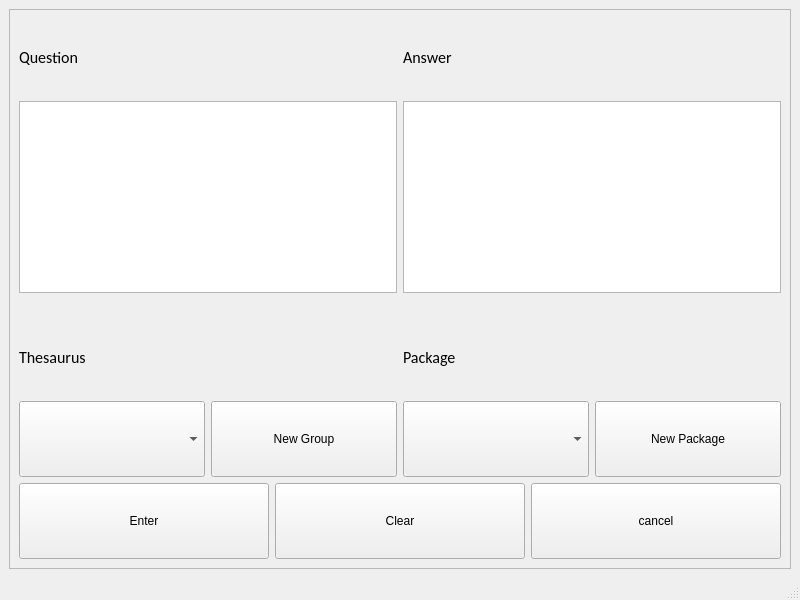
<?xml version="1.0" encoding="UTF-8"?>
<ui version="4.0">
 <class>MainWindow</class>
 <widget class="QMainWindow" name="MainWindow">
  <property name="geometry">
   <rect>
    <x>0</x>
    <y>0</y>
    <width>800</width>
    <height>600</height>
   </rect>
  </property>
  <property name="windowTitle">
   <string>MainWindow</string>
  </property>
  <widget class="QWidget" name="centralwidget">
   <layout class="QVBoxLayout" name="verticalLayout">
    <item>
     <widget class="QScrollArea" name="scrollArea">
      <property name="widgetResizable">
       <bool>true</bool>
      </property>
      <widget class="QWidget" name="scrollAreaWidgetContents_3">
       <property name="geometry">
        <rect>
         <x>0</x>
         <y>0</y>
         <width>2396</width>
         <height>1615</height>
        </rect>
       </property>
       <property name="sizePolicy">
        <sizepolicy hsizetype="Expanding" vsizetype="Expanding">
         <horstretch>0</horstretch>
         <verstretch>0</verstretch>
        </sizepolicy>
       </property>
       <layout class="QVBoxLayout" name="verticalLayout_3">
        <item>
         <layout class="QHBoxLayout" name="horizontalLayout">
          <item>
           <widget class="QLabel" name="qestionLabel">
            <property name="sizePolicy">
             <sizepolicy hsizetype="Expanding" vsizetype="Expanding">
              <horstretch>0</horstretch>
              <verstretch>0</verstretch>
             </sizepolicy>
            </property>
            <property name="font">
             <font>
              <family>Calibri</family>
              <pointsize>12</pointsize>
             </font>
            </property>
            <property name="text">
             <string>Question</string>
            </property>
           </widget>
          </item>
          <item>
           <widget class="QLabel" name="AnswerLabel">
            <property name="sizePolicy">
             <sizepolicy hsizetype="Expanding" vsizetype="Expanding">
              <horstretch>0</horstretch>
              <verstretch>0</verstretch>
             </sizepolicy>
            </property>
            <property name="font">
             <font>
              <family>Calibri</family>
              <pointsize>12</pointsize>
             </font>
            </property>
            <property name="text">
             <string>Answer</string>
            </property>
           </widget>
          </item>
         </layout>
        </item>
        <item>
         <layout class="QHBoxLayout" name="horizontalLayout_2">
          <item>
           <widget class="QTextEdit" name="questionText"/>
          </item>
          <item>
           <widget class="QTextEdit" name="answerText"/>
          </item>
         </layout>
        </item>
        <item>
         <layout class="QHBoxLayout" name="horizontalLayout_3">
          <item>
           <widget class="QLabel" name="qPicture_2">
            <property name="sizePolicy">
             <sizepolicy hsizetype="Preferred" vsizetype="Preferred">
              <horstretch>0</horstretch>
              <verstretch>0</verstretch>
             </sizepolicy>
            </property>
            <property name="text">
             <string/>
            </property>
            <property name="pixmap">
             <pixmap>Images/olaf1.jpg</pixmap>
            </property>
            <property name="alignment">
             <set>Qt::AlignCenter</set>
            </property>
           </widget>
          </item>
          <item>
           <widget class="QLabel" name="aPicture_2">
            <property name="sizePolicy">
             <sizepolicy hsizetype="Preferred" vsizetype="Preferred">
              <horstretch>0</horstretch>
              <verstretch>0</verstretch>
             </sizepolicy>
            </property>
            <property name="text">
             <string/>
            </property>
            <property name="pixmap">
             <pixmap>Images/olaf2.jpg</pixmap>
            </property>
            <property name="alignment">
             <set>Qt::AlignCenter</set>
            </property>
           </widget>
          </item>
         </layout>
        </item>
        <item>
         <layout class="QHBoxLayout" name="horizontalLayout_4">
          <item>
           <widget class="QLabel" name="label_6">
            <property name="sizePolicy">
             <sizepolicy hsizetype="Expanding" vsizetype="Expanding">
              <horstretch>0</horstretch>
              <verstretch>0</verstretch>
             </sizepolicy>
            </property>
            <property name="font">
             <font>
              <family>Calibri</family>
              <pointsize>12</pointsize>
             </font>
            </property>
            <property name="text">
             <string>Thesaurus</string>
            </property>
           </widget>
          </item>
          <item>
           <widget class="QLabel" name="label_8">
            <property name="sizePolicy">
             <sizepolicy hsizetype="Expanding" vsizetype="Expanding">
              <horstretch>0</horstretch>
              <verstretch>0</verstretch>
             </sizepolicy>
            </property>
            <property name="font">
             <font>
              <family>Calibri</family>
              <pointsize>12</pointsize>
             </font>
            </property>
            <property name="text">
             <string>Package</string>
            </property>
           </widget>
          </item>
         </layout>
        </item>
        <item>
         <layout class="QHBoxLayout" name="horizontalLayout_6">
          <item>
           <widget class="QComboBox" name="thesaurus">
            <property name="sizePolicy">
             <sizepolicy hsizetype="Expanding" vsizetype="Expanding">
              <horstretch>0</horstretch>
              <verstretch>0</verstretch>
             </sizepolicy>
            </property>
           </widget>
          </item>
          <item>
           <widget class="QPushButton" name="newGroup">
            <property name="sizePolicy">
             <sizepolicy hsizetype="Expanding" vsizetype="Expanding">
              <horstretch>0</horstretch>
              <verstretch>0</verstretch>
             </sizepolicy>
            </property>
            <property name="text">
             <string>New Group</string>
            </property>
           </widget>
          </item>
          <item>
           <widget class="QComboBox" name="packages">
            <property name="sizePolicy">
             <sizepolicy hsizetype="Expanding" vsizetype="Expanding">
              <horstretch>0</horstretch>
              <verstretch>0</verstretch>
             </sizepolicy>
            </property>
           </widget>
          </item>
          <item>
           <widget class="QPushButton" name="newPackage">
            <property name="sizePolicy">
             <sizepolicy hsizetype="Expanding" vsizetype="Expanding">
              <horstretch>0</horstretch>
              <verstretch>0</verstretch>
             </sizepolicy>
            </property>
            <property name="text">
             <string>New Package</string>
            </property>
           </widget>
          </item>
         </layout>
        </item>
        <item>
         <layout class="QHBoxLayout" name="horizontalLayout_7">
          <item>
           <widget class="QPushButton" name="enter_2">
            <property name="sizePolicy">
             <sizepolicy hsizetype="Expanding" vsizetype="Expanding">
              <horstretch>0</horstretch>
              <verstretch>0</verstretch>
             </sizepolicy>
            </property>
            <property name="text">
             <string>Enter</string>
            </property>
           </widget>
          </item>
          <item>
           <widget class="QPushButton" name="clear">
            <property name="sizePolicy">
             <sizepolicy hsizetype="Expanding" vsizetype="Expanding">
              <horstretch>0</horstretch>
              <verstretch>0</verstretch>
             </sizepolicy>
            </property>
            <property name="text">
             <string>Clear</string>
            </property>
           </widget>
          </item>
          <item>
           <widget class="QPushButton" name="pushButton_7">
            <property name="sizePolicy">
             <sizepolicy hsizetype="Expanding" vsizetype="Expanding">
              <horstretch>0</horstretch>
              <verstretch>0</verstretch>
             </sizepolicy>
            </property>
            <property name="text">
             <string>cancel</string>
            </property>
           </widget>
          </item>
         </layout>
        </item>
       </layout>
      </widget>
     </widget>
    </item>
   </layout>
  </widget>
  <widget class="QMenuBar" name="menubar">
   <property name="geometry">
    <rect>
     <x>0</x>
     <y>0</y>
     <width>800</width>
     <height>21</height>
    </rect>
   </property>
  </widget>
  <widget class="QStatusBar" name="statusbar"/>
 </widget>
 <resources/>
 <connections/>
</ui>
